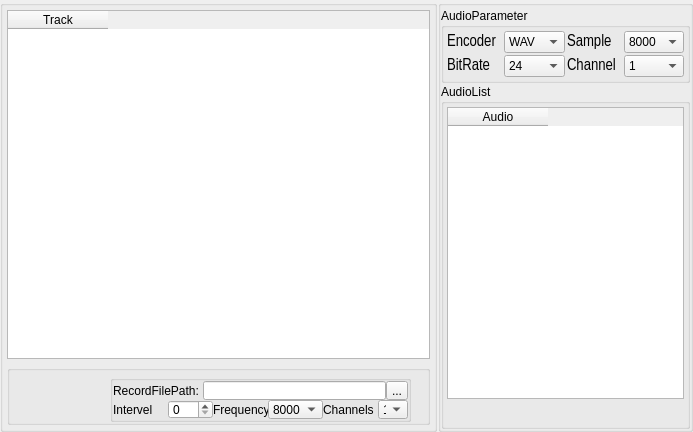
<?xml version="1.0" encoding="UTF-8"?>
<ui version="4.0">
 <class>AudioEditor</class>
 <widget class="QWidget" name="AudioEditor">
  <property name="geometry">
   <rect>
    <x>0</x>
    <y>0</y>
    <width>693</width>
    <height>432</height>
   </rect>
  </property>
  <property name="windowTitle">
   <string>Form</string>
  </property>
  <layout class="QVBoxLayout" name="verticalLayout_6">
   <property name="spacing">
    <number>0</number>
   </property>
   <property name="margin">
    <number>0</number>
   </property>
   <item>
    <widget class="QSplitter" name="splitter">
     <property name="orientation">
      <enum>Qt::Horizontal</enum>
     </property>
     <property name="handleWidth">
      <number>1</number>
     </property>
     <widget class="QGroupBox" name="groupBox_2">
      <property name="title">
       <string/>
      </property>
      <layout class="QVBoxLayout" name="verticalLayout_3">
       <property name="margin">
        <number>4</number>
       </property>
       <item>
        <layout class="QHBoxLayout" name="horizontalLayout">
         <item>
          <widget class="QTableWidget" name="SpectrumTabel">
           <column>
            <property name="text">
             <string>Track</string>
            </property>
            <property name="icon">
             <iconset resource="../IDE.qrc">
              <normaloff>:/Menu/rc/Menu/record.png</normaloff>:/Menu/rc/Menu/record.png</iconset>
            </property>
           </column>
          </widget>
         </item>
        </layout>
       </item>
       <item>
        <widget class="QGroupBox" name="groupBox">
         <property name="minimumSize">
          <size>
           <width>0</width>
           <height>60</height>
          </size>
         </property>
         <property name="maximumSize">
          <size>
           <width>16777215</width>
           <height>60</height>
          </size>
         </property>
         <property name="title">
          <string/>
         </property>
         <property name="flat">
          <bool>true</bool>
         </property>
         <layout class="QVBoxLayout" name="verticalLayout">
          <property name="spacing">
           <number>0</number>
          </property>
          <property name="leftMargin">
           <number>0</number>
          </property>
          <property name="topMargin">
           <number>4</number>
          </property>
          <property name="rightMargin">
           <number>0</number>
          </property>
          <property name="bottomMargin">
           <number>0</number>
          </property>
          <item>
           <layout class="QHBoxLayout" name="horizontalLayout_3">
            <property name="spacing">
             <number>10</number>
            </property>
            <item>
             <widget class="QPushButton" name="InsertAudio">
              <property name="minimumSize">
               <size>
                <width>40</width>
                <height>40</height>
               </size>
              </property>
              <property name="maximumSize">
               <size>
                <width>40</width>
                <height>40</height>
               </size>
              </property>
              <property name="text">
               <string/>
              </property>
              <property name="icon">
               <iconset resource="../IDE.qrc">
                <normaloff>:/Page/rc/Page/media.png</normaloff>:/Page/rc/Page/media.png</iconset>
              </property>
              <property name="iconSize">
               <size>
                <width>40</width>
                <height>40</height>
               </size>
              </property>
              <property name="flat">
               <bool>true</bool>
              </property>
             </widget>
            </item>
            <item>
             <widget class="QPushButton" name="InsertRecord">
              <property name="minimumSize">
               <size>
                <width>40</width>
                <height>40</height>
               </size>
              </property>
              <property name="maximumSize">
               <size>
                <width>40</width>
                <height>40</height>
               </size>
              </property>
              <property name="text">
               <string/>
              </property>
              <property name="icon">
               <iconset resource="../IDE.qrc">
                <normaloff>:/Menu/rc/Menu/record.png</normaloff>:/Menu/rc/Menu/record.png</iconset>
              </property>
              <property name="iconSize">
               <size>
                <width>40</width>
                <height>40</height>
               </size>
              </property>
              <property name="checkable">
               <bool>true</bool>
              </property>
              <property name="flat">
               <bool>true</bool>
              </property>
             </widget>
            </item>
            <item>
             <widget class="QGroupBox" name="RecordSetGroupbox">
              <property name="title">
               <string/>
              </property>
              <layout class="QVBoxLayout" name="verticalLayout_7">
               <property name="spacing">
                <number>0</number>
               </property>
               <property name="margin">
                <number>0</number>
               </property>
               <item>
                <layout class="QHBoxLayout" name="horizontalLayout_9">
                 <item>
                  <widget class="QLabel" name="label_6">
                   <property name="minimumSize">
                    <size>
                     <width>90</width>
                     <height>0</height>
                    </size>
                   </property>
                   <property name="maximumSize">
                    <size>
                     <width>25</width>
                     <height>16777215</height>
                    </size>
                   </property>
                   <property name="text">
                    <string>RecordFilePath:</string>
                   </property>
                  </widget>
                 </item>
                 <item>
                  <widget class="QLineEdit" name="RecordFilePath"/>
                 </item>
                 <item>
                  <widget class="QToolButton" name="RecordPathSelect">
                   <property name="sizePolicy">
                    <sizepolicy hsizetype="Preferred" vsizetype="Fixed">
                     <horstretch>0</horstretch>
                     <verstretch>0</verstretch>
                    </sizepolicy>
                   </property>
                   <property name="minimumSize">
                    <size>
                     <width>22</width>
                     <height>0</height>
                    </size>
                   </property>
                   <property name="maximumSize">
                    <size>
                     <width>22</width>
                     <height>16777215</height>
                    </size>
                   </property>
                   <property name="text">
                    <string>...</string>
                   </property>
                  </widget>
                 </item>
                </layout>
               </item>
               <item>
                <layout class="QHBoxLayout" name="horizontalLayout_10">
                 <item>
                  <widget class="QLabel" name="label_3">
                   <property name="minimumSize">
                    <size>
                     <width>55</width>
                     <height>0</height>
                    </size>
                   </property>
                   <property name="maximumSize">
                    <size>
                     <width>55</width>
                     <height>16777215</height>
                    </size>
                   </property>
                   <property name="text">
                    <string>Intervel</string>
                   </property>
                  </widget>
                 </item>
                 <item>
                  <widget class="QSpinBox" name="RecordIntervel">
                   <property name="minimumSize">
                    <size>
                     <width>45</width>
                     <height>0</height>
                    </size>
                   </property>
                   <property name="maximumSize">
                    <size>
                     <width>16777215</width>
                     <height>16777215</height>
                    </size>
                   </property>
                  </widget>
                 </item>
                 <item>
                  <widget class="QLabel" name="label_2">
                   <property name="minimumSize">
                    <size>
                     <width>55</width>
                     <height>0</height>
                    </size>
                   </property>
                   <property name="maximumSize">
                    <size>
                     <width>55</width>
                     <height>16777215</height>
                    </size>
                   </property>
                   <property name="text">
                    <string>Frequency</string>
                   </property>
                  </widget>
                 </item>
                 <item>
                  <widget class="QComboBox" name="FreqCombox">
                   <property name="minimumSize">
                    <size>
                     <width>55</width>
                     <height>0</height>
                    </size>
                   </property>
                   <property name="maximumSize">
                    <size>
                     <width>16777215</width>
                     <height>16777215</height>
                    </size>
                   </property>
                   <item>
                    <property name="text">
                     <string>8000</string>
                    </property>
                   </item>
                  </widget>
                 </item>
                 <item>
                  <widget class="QLabel" name="label_5">
                   <property name="minimumSize">
                    <size>
                     <width>55</width>
                     <height>0</height>
                    </size>
                   </property>
                   <property name="maximumSize">
                    <size>
                     <width>55</width>
                     <height>16777215</height>
                    </size>
                   </property>
                   <property name="text">
                    <string>Channels</string>
                   </property>
                  </widget>
                 </item>
                 <item>
                  <widget class="QComboBox" name="ChannCombox">
                   <property name="minimumSize">
                    <size>
                     <width>30</width>
                     <height>0</height>
                    </size>
                   </property>
                   <property name="maximumSize">
                    <size>
                     <width>16777215</width>
                     <height>16777215</height>
                    </size>
                   </property>
                   <item>
                    <property name="text">
                     <string>1</string>
                    </property>
                   </item>
                   <item>
                    <property name="text">
                     <string>2</string>
                    </property>
                   </item>
                  </widget>
                 </item>
                </layout>
               </item>
              </layout>
             </widget>
            </item>
            <item>
             <spacer name="horizontalSpacer">
              <property name="orientation">
               <enum>Qt::Horizontal</enum>
              </property>
              <property name="sizeHint" stdset="0">
               <size>
                <width>40</width>
                <height>20</height>
               </size>
              </property>
             </spacer>
            </item>
            <item>
             <layout class="QVBoxLayout" name="verticalLayout_8">
              <property name="spacing">
               <number>2</number>
              </property>
             </layout>
            </item>
           </layout>
          </item>
         </layout>
        </widget>
       </item>
      </layout>
     </widget>
     <widget class="QGroupBox" name="groupBox_3">
      <property name="minimumSize">
       <size>
        <width>200</width>
        <height>0</height>
       </size>
      </property>
      <property name="maximumSize">
       <size>
        <width>300</width>
        <height>16777215</height>
       </size>
      </property>
      <property name="cursor">
       <cursorShape>ArrowCursor</cursorShape>
      </property>
      <property name="title">
       <string/>
      </property>
      <layout class="QVBoxLayout" name="verticalLayout_5">
       <property name="spacing">
        <number>1</number>
       </property>
       <property name="leftMargin">
        <number>0</number>
       </property>
       <property name="topMargin">
        <number>2</number>
       </property>
       <property name="rightMargin">
        <number>0</number>
       </property>
       <property name="bottomMargin">
        <number>0</number>
       </property>
       <item>
        <widget class="QGroupBox" name="groupBox_4">
         <property name="title">
          <string>AudioParameter</string>
         </property>
         <property name="flat">
          <bool>true</bool>
         </property>
         <layout class="QVBoxLayout" name="verticalLayout_4">
          <property name="spacing">
           <number>2</number>
          </property>
          <property name="margin">
           <number>3</number>
          </property>
          <item>
           <layout class="QHBoxLayout" name="horizontalLayout_6">
            <item>
             <widget class="QLabel" name="label_7">
              <property name="minimumSize">
               <size>
                <width>55</width>
                <height>0</height>
               </size>
              </property>
              <property name="maximumSize">
               <size>
                <width>55</width>
                <height>16777215</height>
               </size>
              </property>
              <property name="font">
               <font>
                <family>Arial Narrow</family>
                <pointsize>12</pointsize>
                <weight>50</weight>
                <bold>false</bold>
               </font>
              </property>
              <property name="text">
               <string>Encoder</string>
              </property>
             </widget>
            </item>
            <item>
             <widget class="QComboBox" name="EncoderCombox">
              <property name="sizePolicy">
               <sizepolicy hsizetype="Expanding" vsizetype="Fixed">
                <horstretch>0</horstretch>
                <verstretch>0</verstretch>
               </sizepolicy>
              </property>
              <property name="minimumSize">
               <size>
                <width>50</width>
                <height>0</height>
               </size>
              </property>
              <property name="maximumSize">
               <size>
                <width>16777215</width>
                <height>16777215</height>
               </size>
              </property>
              <item>
               <property name="text">
                <string>WAV</string>
               </property>
              </item>
              <item>
               <property name="text">
                <string>MP3</string>
               </property>
              </item>
              <item>
               <property name="text">
                <string>AAC</string>
               </property>
              </item>
             </widget>
            </item>
            <item>
             <widget class="QLabel" name="label_12">
              <property name="minimumSize">
               <size>
                <width>55</width>
                <height>0</height>
               </size>
              </property>
              <property name="maximumSize">
               <size>
                <width>55</width>
                <height>16777215</height>
               </size>
              </property>
              <property name="font">
               <font>
                <family>Arial Narrow</family>
                <pointsize>12</pointsize>
                <weight>50</weight>
                <bold>false</bold>
               </font>
              </property>
              <property name="text">
               <string>Sample</string>
              </property>
             </widget>
            </item>
            <item>
             <widget class="QComboBox" name="SampleCombox">
              <property name="sizePolicy">
               <sizepolicy hsizetype="Expanding" vsizetype="Fixed">
                <horstretch>0</horstretch>
                <verstretch>0</verstretch>
               </sizepolicy>
              </property>
              <property name="minimumSize">
               <size>
                <width>50</width>
                <height>0</height>
               </size>
              </property>
              <property name="maximumSize">
               <size>
                <width>16777215</width>
                <height>16777215</height>
               </size>
              </property>
              <property name="editable">
               <bool>false</bool>
              </property>
              <item>
               <property name="text">
                <string>8000</string>
               </property>
              </item>
             </widget>
            </item>
           </layout>
          </item>
          <item>
           <layout class="QHBoxLayout" name="horizontalLayout_2">
            <item>
             <widget class="QLabel" name="label_8">
              <property name="minimumSize">
               <size>
                <width>55</width>
                <height>0</height>
               </size>
              </property>
              <property name="maximumSize">
               <size>
                <width>55</width>
                <height>16777215</height>
               </size>
              </property>
              <property name="font">
               <font>
                <family>Arial Narrow</family>
                <pointsize>12</pointsize>
                <weight>50</weight>
                <bold>false</bold>
               </font>
              </property>
              <property name="text">
               <string>BitRate</string>
              </property>
             </widget>
            </item>
            <item>
             <widget class="QComboBox" name="BitRateCombox">
              <property name="sizePolicy">
               <sizepolicy hsizetype="Expanding" vsizetype="Fixed">
                <horstretch>0</horstretch>
                <verstretch>0</verstretch>
               </sizepolicy>
              </property>
              <property name="minimumSize">
               <size>
                <width>50</width>
                <height>0</height>
               </size>
              </property>
              <property name="maximumSize">
               <size>
                <width>16777215</width>
                <height>16777215</height>
               </size>
              </property>
              <property name="currentIndex">
               <number>5</number>
              </property>
              <item>
               <property name="text">
                <string>1</string>
               </property>
              </item>
              <item>
               <property name="text">
                <string>2</string>
               </property>
              </item>
              <item>
               <property name="text">
                <string>8</string>
               </property>
              </item>
              <item>
               <property name="text">
                <string>16</string>
               </property>
              </item>
              <item>
               <property name="text">
                <string>18</string>
               </property>
              </item>
              <item>
               <property name="text">
                <string>24</string>
               </property>
              </item>
              <item>
               <property name="text">
                <string>32</string>
               </property>
              </item>
             </widget>
            </item>
            <item>
             <widget class="QLabel" name="label_9">
              <property name="minimumSize">
               <size>
                <width>55</width>
                <height>0</height>
               </size>
              </property>
              <property name="maximumSize">
               <size>
                <width>55</width>
                <height>16777215</height>
               </size>
              </property>
              <property name="font">
               <font>
                <family>Arial Narrow</family>
                <pointsize>12</pointsize>
                <weight>50</weight>
                <bold>false</bold>
               </font>
              </property>
              <property name="text">
               <string>Channel</string>
              </property>
             </widget>
            </item>
            <item>
             <widget class="QComboBox" name="ChannelCombox">
              <property name="sizePolicy">
               <sizepolicy hsizetype="Expanding" vsizetype="Fixed">
                <horstretch>0</horstretch>
                <verstretch>0</verstretch>
               </sizepolicy>
              </property>
              <property name="minimumSize">
               <size>
                <width>50</width>
                <height>0</height>
               </size>
              </property>
              <property name="maximumSize">
               <size>
                <width>16777215</width>
                <height>16777215</height>
               </size>
              </property>
              <property name="currentIndex">
               <number>0</number>
              </property>
              <item>
               <property name="text">
                <string>1</string>
               </property>
              </item>
              <item>
               <property name="text">
                <string>2</string>
               </property>
              </item>
             </widget>
            </item>
           </layout>
          </item>
         </layout>
        </widget>
       </item>
       <item>
        <widget class="QGroupBox" name="groupBox_5">
         <property name="title">
          <string>AudioList</string>
         </property>
         <property name="flat">
          <bool>true</bool>
         </property>
         <layout class="QVBoxLayout" name="verticalLayout_2">
          <property name="spacing">
           <number>2</number>
          </property>
          <property name="margin">
           <number>3</number>
          </property>
          <item>
           <widget class="QTableWidget" name="AudioListTabel">
            <column>
             <property name="text">
              <string>Audio</string>
             </property>
            </column>
           </widget>
          </item>
          <item>
           <layout class="QHBoxLayout" name="horizontalLayout_12">
            <item>
             <widget class="QPushButton" name="AudioAdd">
              <property name="maximumSize">
               <size>
                <width>16777215</width>
                <height>25</height>
               </size>
              </property>
              <property name="text">
               <string/>
              </property>
              <property name="icon">
               <iconset resource="../IDE.qrc">
                <normaloff>:/Menu/rc/Menu/plus.png</normaloff>:/Menu/rc/Menu/plus.png</iconset>
              </property>
              <property name="flat">
               <bool>true</bool>
              </property>
             </widget>
            </item>
            <item>
             <widget class="QPushButton" name="AudioDel">
              <property name="maximumSize">
               <size>
                <width>16777215</width>
                <height>25</height>
               </size>
              </property>
              <property name="text">
               <string/>
              </property>
              <property name="icon">
               <iconset resource="../IDE.qrc">
                <normaloff>:/Menu/rc/Menu/minus.png</normaloff>:/Menu/rc/Menu/minus.png</iconset>
              </property>
              <property name="flat">
               <bool>true</bool>
              </property>
             </widget>
            </item>
            <item>
             <widget class="QPushButton" name="AudioClear">
              <property name="maximumSize">
               <size>
                <width>16777215</width>
                <height>25</height>
               </size>
              </property>
              <property name="text">
               <string/>
              </property>
              <property name="icon">
               <iconset resource="../IDE.qrc">
                <normaloff>:/Menu/rc/Menu/clean.png</normaloff>:/Menu/rc/Menu/clean.png</iconset>
              </property>
              <property name="flat">
               <bool>true</bool>
              </property>
             </widget>
            </item>
            <item>
             <spacer name="horizontalSpacer_9">
              <property name="orientation">
               <enum>Qt::Horizontal</enum>
              </property>
              <property name="sizeHint" stdset="0">
               <size>
                <width>40</width>
                <height>20</height>
               </size>
              </property>
             </spacer>
            </item>
            <item>
             <widget class="QPushButton" name="AudioUp">
              <property name="maximumSize">
               <size>
                <width>16777215</width>
                <height>25</height>
               </size>
              </property>
              <property name="text">
               <string/>
              </property>
              <property name="icon">
               <iconset resource="../IDE.qrc">
                <normaloff>:/Menu/rc/Menu/up.png</normaloff>:/Menu/rc/Menu/up.png</iconset>
              </property>
              <property name="flat">
               <bool>true</bool>
              </property>
             </widget>
            </item>
            <item>
             <widget class="QPushButton" name="AudioDown">
              <property name="maximumSize">
               <size>
                <width>16777215</width>
                <height>25</height>
               </size>
              </property>
              <property name="text">
               <string/>
              </property>
              <property name="icon">
               <iconset resource="../IDE.qrc">
                <normaloff>:/Menu/rc/Menu/down.png</normaloff>:/Menu/rc/Menu/down.png</iconset>
              </property>
              <property name="flat">
               <bool>true</bool>
              </property>
             </widget>
            </item>
           </layout>
          </item>
         </layout>
        </widget>
       </item>
      </layout>
     </widget>
    </widget>
   </item>
  </layout>
 </widget>
 <resources>
  <include location="../IDE.qrc"/>
 </resources>
 <connections/>
</ui>
